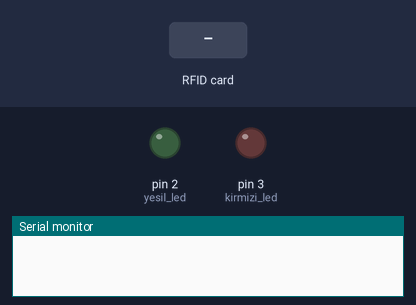
The sketch below on a simulated Arduino Uno, built with avr-gcc and run on an emulated ATmega328P. On the bench: output pins drawn as LEDs (lit = HIGH), the last lines printed to the serial monitor. Inputs (shaded band) come from the test bench. Pins used as bus, display or sensor lines are not drawn.

Above: at 1.2 s.
1.3 s: RFID card 5E 7A 19 C4 held to the reader
At 1.45 s:
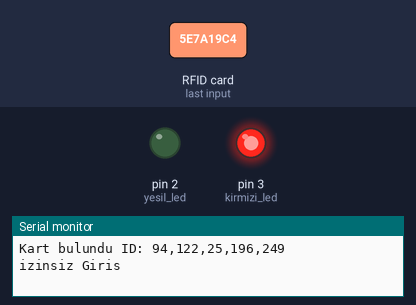
Timing chart, 0 to 4.3 s (numbered marks = the images above; inputs shaded):
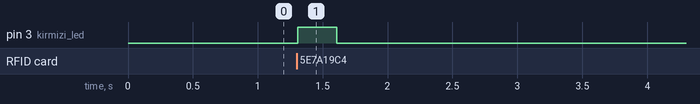

Measured:
- after the input at 1.3 s, pin 3 (kirmizi_led): LOW → HIGH at once, → LOW 0.30 s later

The sketch:

RFID_Modulu.ino
```cpp
#include <SPI.h> // Haberleşme  için SPI kütüphanesini eklememiz gerekiyor.
#include <RFID.h> // Modülümüzün kütüphanesi ekliyoruz.
const byte kirmizi_led = 3 ;
const byte yesil_led =2 ;
RFID rfid(10,9);
byte kart[5] = {117,32,212,101,228};
boolean izin = true;
void setup()
{
  Serial.begin(9600);
  SPI.begin(); //SPI haberleşmeyi başlatıyoruz.
  rfid.init();
  pinMode(kirmizi_led, OUTPUT);
  pinMode(yesil_led, OUTPUT);
}
void loop()
{
  izin=true;
  if(rfid.isCard())
  {
    if(rfid.readCardSerial())
    {
      Serial.print("Kart bulundu ID: ");
      Serial.print(rfid.serNum[0]);
      Serial.print(",");
      Serial.print(rfid.serNum[1]);
      Serial.print(",");
      Serial.print(rfid.serNum[2]);
      Serial.print(",");
      Serial.print(rfid.serNum[3]);
      Serial.print(",");
      Serial.println(rfid.serNum[4]);
    }
    for(int i=0; i<5; i++)
    {
      if(rfid.serNum[i] != kart[i])
      {
        izin = false;
      }
    }
    if(izin==true)
    {
      Serial.println("izin Verildi");
      digitalWrite(yesil_led, HIGH);
      delay(300);
      digitalWrite(yesil_led, LOW);
    }
    else
    {
     Serial.println("izinsiz Giris");
     digitalWrite(kirmizi_led, HIGH);
     delay(300);
     digitalWrite(kirmizi_led, LOW);
    }

    rfid.halt();
  }
}
```
